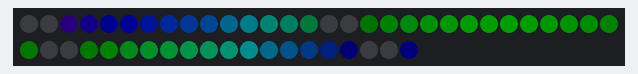
The sketch below on a simulated Arduino Uno, built with avr-gcc and run on an emulated ATmega328P. Shown: 50 RGB LEDs in strip order, left to right, continuing on the next row. Dim RGB values are drawn brighter than linear; colours are those a GRB WS2812 strip shows for the declared byte order.

Above: at 0.03 s.
At 4.61 s:
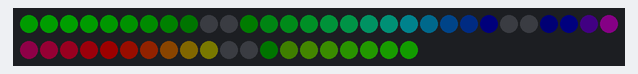
At 9.32 s:
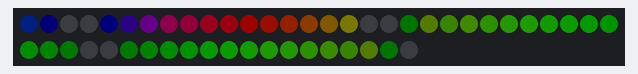
At 18.6 s:
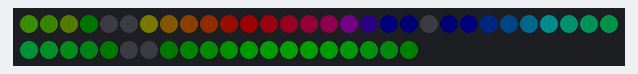
At 27.89 s:
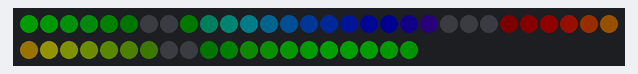
At 37.2 s:
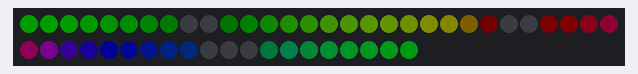

The sketch:

BlinkyRainbow.ino
```cpp
#include <FastLED.h>

#define LED_COUNT 50 // BlinkyTape has 60 LEDs!
struct CRGB leds[LED_COUNT]; // this struct contains 60 CRGB values.  This is where

#define PIN_BUTTON 10
#define PIN_IO_A   7
#define PIN_IO_B   11
#define PIN_SIGNAL 13
#define PIN_INPUT  10

int color_set = 0;

// first, let's get ready to blink using some FastLED routines
// take a look at the FastLED example called Fast2Dev for more usage info
void setup()
{
  LEDS.addLeds<WS2812B, PIN_SIGNAL, RGB>(leds, LED_COUNT); // this configures the BlinkyBoard - leave as is.
  LEDS.showColor(CRGB(0, 0, 0)); // set the color for the strip all at once.
  LEDS.setBrightness(50); // start out with LEDs off
  LEDS.show(); // you'll always need to call this function to make your changes happen.
}

int count = 0;
// this is the main loop where we call the other functions.
void loop() {
   for (uint8_t i = 0; i < LED_COUNT; i++) {
    int hue = (int)(128*(1+sin(3.0*(i+count/5.0)/LED_COUNT)));
    if (hue < 0)
      hue = 0;
    else if (hue > 255)
      hue = 255;
    int value = (int)(200*(abs(sin(-10.0*(i+count/5.0)/LED_COUNT))));
    if (value < 0)
      value = 0;
    else if (value > 255)
      value = 255;
    leds[i] = CHSV(hue, 255, value);
   }
   LEDS.show();
   count++;
   delay(20);
}
```
